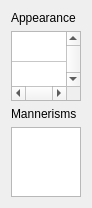
            <widget class="QWidget" name="page_9">
             <property name="geometry">
              <rect>
               <x>0</x>
               <y>0</y>
               <width>88</width>
               <height>202</height>
              </rect>
             </property>
             <attribute name="label">
              <string>Appearance / Mannerisms</string>
             </attribute>
             <layout class="QVBoxLayout" name="verticalLayout_45">
              <item>
               <widget class="QLabel" name="label_38">
                <property name="text">
                 <string>Appearance</string>
                </property>
               </widget>
              </item>
              <item>
               <widget class="QTableWidget" name="apperaranceTable_sifrp">
                <property name="editTriggers">
                 <set>QAbstractItemView::NoEditTriggers</set>
                </property>
                <attribute name="horizontalHeaderVisible">
                 <bool>false</bool>
                </attribute>
                <attribute name="horizontalHeaderStretchLastSection">
                 <bool>false</bool>
                </attribute>
                <attribute name="verticalHeaderVisible">
                 <bool>false</bool>
                </attribute>
                <row>
                 <property name="text">
                  <string>1</string>
                 </property>
                </row>
                <row>
                 <property name="text">
                  <string>2</string>
                 </property>
                </row>
                <column>
                 <property name="text">
                  <string>1</string>
                 </property>
                </column>
                <column>
                 <property name="text">
                  <string>2</string>
                 </property>
                </column>
                <column>
                 <property name="text">
                  <string>3</string>
                 </property>
                </column>
                <column>
                 <property name="text">
                  <string>4</string>
                 </property>
                </column>
               </widget>
              </item>
              <item>
               <widget class="QLabel" name="label_39">
                <property name="text">
                 <string>Mannerisms</string>
                </property>
               </widget>
              </item>
              <item>
               <widget class="QTextEdit" name="mannerismsTextEdit_sifrp">
                <property name="readOnly">
                 <bool>true</bool>
                </property>
               </widget>
              </item>
             </layout>
            </widget>
